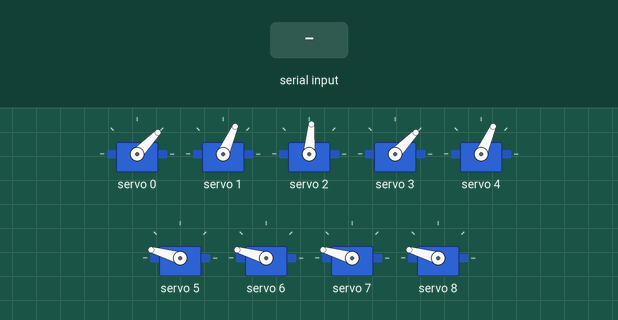
This sketch was run on a simulated Arduino Uno, built with avr-gcc and run on an emulated ATmega328P. Shown: 9 × servo. The inputs (shaded band) are chosen by the test bench. What the sketch prints to the serial monitor is not drawn.

Above: at 2.0 s.
2.1 s: "a" received over Serial
At 5.0 s:
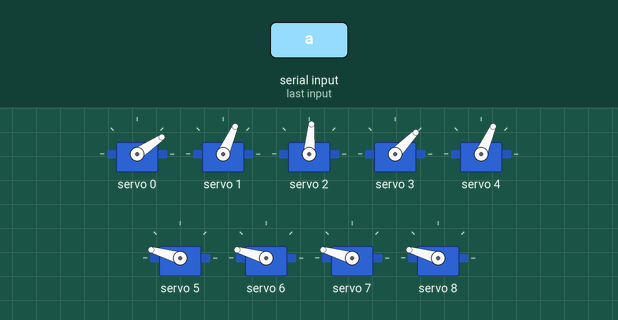
5.1 s: byte 107 ('k') received over Serial
At 7.92 s:
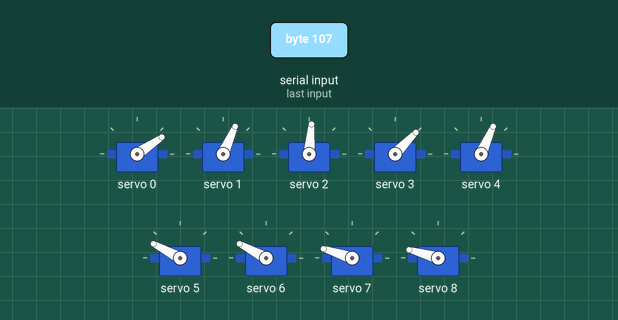
8.1 s: byte 108 ('l') received over Serial
At 9.0 s:
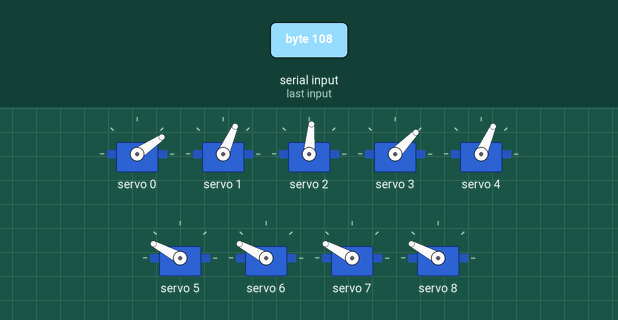
11.1 s: "b" received over Serial
14.1 s: byte 109 ('m') received over Serial
17.1 s: byte 110 ('n') received over Serial
Timing chart, 0 to 21.1 s (numbered marks = the images above; inputs shaded):
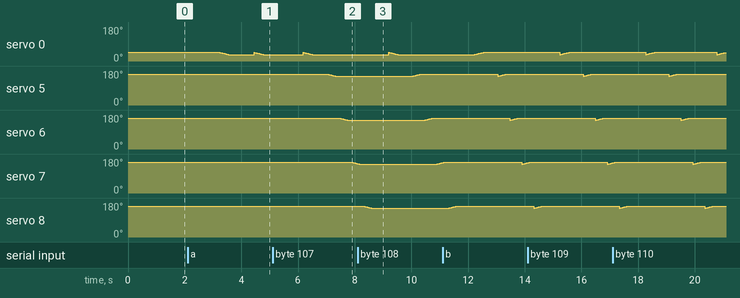

Measured:
- after the input at 5.1 s, servo 5: moves from 164° to 152° over 0.30 s, starting after 1.9 s; servo 6: moves from 164° to 152° over 0.30 s, starting after 2.4 s; servo 7: 164° → 156° after 2.8 s
- by itself, servo 0: ramps from 34° to 46° and jumps back, once every 2.5 s
- by itself, servo 8: ramps from 152° to 164° and jumps back, once every 3.0 s

The sketch:

Arduino_run.ino
```cpp
#include <Wire.h>
#include <Adafruit_PWMServoDriver.h>

Adafruit_PWMServoDriver pwm = Adafruit_PWMServoDriver();

#define servoMIN 200  // Minimum pulse length out of 4096
#define del 100
#define servoMAX 600  // Maximum pulse length out of 4096
int p0x=250,p1x=300,p2x=350,p3x=250,p4x=300,p5x=550,p0n=250,p1n=300,p2n=350,p3n=250,p4n=300,p5n=550,p6n=300,p6x=300,p7n=300,p7x=300,p8n=300,p8x=300;
void setup() {

  Serial.begin(9600);
  pwm.begin();
  pwm.setPWMFreq(60);  // Standard frequency for servos
}

void setServoAngleWithSpeed(uint8_t channel, int startPulse, int endPulse, int speedDelay) {
  // Increment or decrement pulse width gradually
  int step = (startPulse < endPulse) ? 1 : -1;

  for (int pulse = startPulse; pulse != endPulse; pulse += step) {
    pwm.setPWM(channel, 0, pulse);
    delay(speedDelay);  // Speed delay between each step
  }
  // Set the final position to ensure it stops exactly at endPulse
  pwm.setPWM(channel, 0, endPulse);
}

void loop() {
  // Gradually move each servo to different positions with speed control
  setServoAngleWithSpeed(0, p0n, p0x, 10);  // Move servo on channel 0
  //Serial.println("Channel 0 position: 250");
  delay(del);

  setServoAngleWithSpeed(1, p1n, p1x, 10); // Move servo on channel 1
  //Serial.println("Channel 1 position: 300");
  delay(del);

  setServoAngleWithSpeed(2, p2n, p2x, 10);  // Move servo on channel 2
  //Serial.println("Channel 2 position: 350");
  delay(del);

  setServoAngleWithSpeed(3, p3n, p3x, 10);  // Move servo on channel 3
  //Serial.println("Channel 3 position: 250");
  delay(del);

  setServoAngleWithSpeed(4, p4n, p4x, 10);  // Move servo on channel 4
  //Serial.println("Channel 4 position: 300");
  delay(del);

  setServoAngleWithSpeed(5, p5n, p5x, 10);  // Move servo on channel 5
  //Serial.println("Channel 5 position: 550");
  delay(del);
  setServoAngleWithSpeed(6, p5n, p5x, 10);  // Move servo on channel 5
  //Serial.println("Channel 5 position: 550");
  delay(del);
  setServoAngleWithSpeed(7, p5n, p5x, 10);  // Move servo on channel 5
  //Serial.println("Channel 5 position: 550");
  delay(del);
  setServoAngleWithSpeed(8, p5n, p5x, 10);  // Move servo on channel 5
  //Serial.println("Channel 5 position: 550");
  delay(del);
  if (Serial.available() > 0) {
    char command = Serial.read();  // Read the incoming byte
    if (command == 'a') {
      Serial.println("Received 'a', moving servo on channel 0");
       p0n=p0x;
       p0x=p0x-30;
      Serial.println("Channel 0 position");
      Serial.print(p0x);
      delay(500);
    }
    else if (command == 'b') {
      Serial.println("Received 'b', moving servo on channel 0");
       p0n=p0x;
       p0x=p0x+30;
      Serial.println("Channel 0 position");
      Serial.print(p0x);
      delay(500);
    }
    else if (command == 'c') {
      Serial.println("Received 'c', moving servo on channel 0");
       p1n=p1x;
       p1x=p1x-30;
      Serial.println("Channel 0 position");
      Serial.print(p1x);
      delay(500);
    }
    else if (command == 'd') {
      Serial.println("Received 'd', moving servo on channel 0");
       p1n=p1x;
       p1x=p1x+30;
      Serial.println("Channel 0 position");
      Serial.print(p1x);
      delay(500);
    }
    else if (command == 'e') {
      Serial.println("Received 'e', moving servo on channel 0");
       p2n=p2x;
       p2x=p2x-30;
      Serial.println("Channel 0 position");
      Serial.print(p0x);
      delay(500);
    }
    else if (command == 'f') {
      Serial.println("Received 'f', moving servo on channel 0");
       p2n=p2x;
       p2x=p2x+30;
      Serial.println("Channel 0 position");
      Serial.print(p0x);
      delay(500);
    }
    else if (command == 'g') {
      Serial.println("Received 'g', moving servo on channel 0");
       p3n=p3x;
       p3x=p3x-30;
      Serial.println("Channel 0 position");
      Serial.print(p2x);
      delay(500);
    }
    else if (command == 'h') {
      Serial.println("Received 'h', moving servo on channel 0");
       p3n=p3x;
       p3x=p3x+30;
      Serial.println("Channel 0 position");
      Serial.print(p3x);
      delay(500);
    }
    else if (command == 'i') {
      Serial.println("Received 'i', moving servo on channel 0");
       p4n=p4x;
       p0x=p0x-30;
      Serial.println("Channel 0 position");
      Serial.print(p4x);
      delay(500);
    }
    else if (command == 'j') {
      Serial.println("Received 'j', moving servo on channel 0");
       p4n=p4x;
       p4x=p4x+30;
      Serial.println("Channel 0 position");
      Serial.print(p4x);
      delay(500);
    }
    else if (command == 'k') {
      Serial.println("Received 'k', moving servo on channel 0");
       p5n=p5x;
       p5x=p5x-30;
      Serial.println("Channel 0 position");
      Serial.print(p5x);
      delay(500);
    }
    else if (command == 'l') {
      Serial.println("Received 'l', moving servo on channel 0");
       p5n=p5x;
       p5x=p5x+30;
      Serial.println("Channel 0 position");
      Serial.print(p5x);
      delay(500);
    }
    else if (command == 'm') {
      Serial.println("Received 'm', moving servo on channel 0");
       p6n=p6x;
       p6x=p6x-30;
      Serial.println("Channel 0 position");
      Serial.print(p6x);
      delay(500);
    }
    else if (command == 'n') {
      Serial.println("Received 'n', moving servo on channel 0");
       p6n=p6x;
       p6x=p6x+30;
      Serial.println("Channel 0 position");
      Serial.print(p5x);
      delay(500);
    }
    else if (command == 'o') {
      Serial.println("Received 'o', moving servo on channel 0");
       p7n=p7x;
       p7x=p7x+30;
      Serial.println("Channel 0 position");
      Serial.print(p5x);
      delay(500);
    }


  }


}
```
